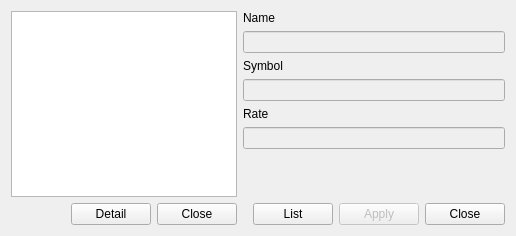
<?xml version="1.0" encoding="UTF-8"?>
<ui version="4.0">
 <class>CCurrencyEdit</class>
 <widget class="QWidget" name="CCurrencyEdit">
  <property name="geometry">
   <rect>
    <x>0</x>
    <y>0</y>
    <width>516</width>
    <height>236</height>
   </rect>
  </property>
  <property name="windowTitle">
   <string>Form</string>
  </property>
  <layout class="QHBoxLayout" name="horizontalLayout_3">
   <item>
    <widget class="QWidget" name="pWidgetList" native="true">
     <layout class="QVBoxLayout" name="verticalLayout_2">
      <property name="margin">
       <number>0</number>
      </property>
      <item>
       <widget class="QListView" name="pListView">
        <property name="frameShadow">
         <enum>QFrame::Raised</enum>
        </property>
       </widget>
      </item>
      <item>
       <layout class="QHBoxLayout" name="horizontalLayout">
        <item>
         <spacer name="horizontalSpacer_2">
          <property name="orientation">
           <enum>Qt::Horizontal</enum>
          </property>
          <property name="sizeHint" stdset="0">
           <size>
            <width>40</width>
            <height>20</height>
           </size>
          </property>
         </spacer>
        </item>
        <item>
         <widget class="QPushButton" name="pPBDetail">
          <property name="text">
           <string>Detail</string>
          </property>
         </widget>
        </item>
        <item>
         <widget class="QPushButton" name="pPBCloseL">
          <property name="text">
           <string>Close</string>
          </property>
         </widget>
        </item>
       </layout>
      </item>
     </layout>
    </widget>
   </item>
   <item>
    <widget class="QWidget" name="pWidgetEdit" native="true">
     <layout class="QVBoxLayout" name="verticalLayout">
      <property name="margin">
       <number>0</number>
      </property>
      <item>
       <widget class="QLabel" name="label_15">
        <property name="text">
         <string>Name</string>
        </property>
       </widget>
      </item>
      <item>
       <widget class="QLineEdit" name="pLEName">
        <property name="enabled">
         <bool>false</bool>
        </property>
       </widget>
      </item>
      <item>
       <widget class="QLabel" name="label_16">
        <property name="text">
         <string>Symbol</string>
        </property>
       </widget>
      </item>
      <item>
       <widget class="QLineEdit" name="pLESymbol">
        <property name="enabled">
         <bool>false</bool>
        </property>
       </widget>
      </item>
      <item>
       <widget class="QLabel" name="label_17">
        <property name="text">
         <string>Rate</string>
        </property>
       </widget>
      </item>
      <item>
       <widget class="QLineEdit" name="pLERate">
        <property name="enabled">
         <bool>false</bool>
        </property>
       </widget>
      </item>
      <item>
       <spacer name="verticalSpacer_3">
        <property name="orientation">
         <enum>Qt::Vertical</enum>
        </property>
        <property name="sizeHint" stdset="0">
         <size>
          <width>20</width>
          <height>76</height>
         </size>
        </property>
       </spacer>
      </item>
      <item>
       <layout class="QHBoxLayout" name="horizontalLayout_2">
        <item>
         <spacer name="horizontalSpacer">
          <property name="orientation">
           <enum>Qt::Horizontal</enum>
          </property>
          <property name="sizeHint" stdset="0">
           <size>
            <width>40</width>
            <height>20</height>
           </size>
          </property>
         </spacer>
        </item>
        <item>
         <widget class="QPushButton" name="pPBList">
          <property name="text">
           <string>List</string>
          </property>
         </widget>
        </item>
        <item>
         <widget class="QPushButton" name="pPBApply">
          <property name="enabled">
           <bool>false</bool>
          </property>
          <property name="text">
           <string>Apply</string>
          </property>
         </widget>
        </item>
        <item>
         <widget class="QPushButton" name="pPBClose">
          <property name="text">
           <string>Close</string>
          </property>
         </widget>
        </item>
       </layout>
      </item>
     </layout>
    </widget>
   </item>
  </layout>
 </widget>
 <tabstops>
  <tabstop>pListView</tabstop>
  <tabstop>pPBCloseL</tabstop>
  <tabstop>pPBDetail</tabstop>
  <tabstop>pLEName</tabstop>
  <tabstop>pLESymbol</tabstop>
  <tabstop>pLERate</tabstop>
  <tabstop>pPBClose</tabstop>
  <tabstop>pPBApply</tabstop>
  <tabstop>pPBList</tabstop>
 </tabstops>
 <resources/>
 <connections/>
</ui>
